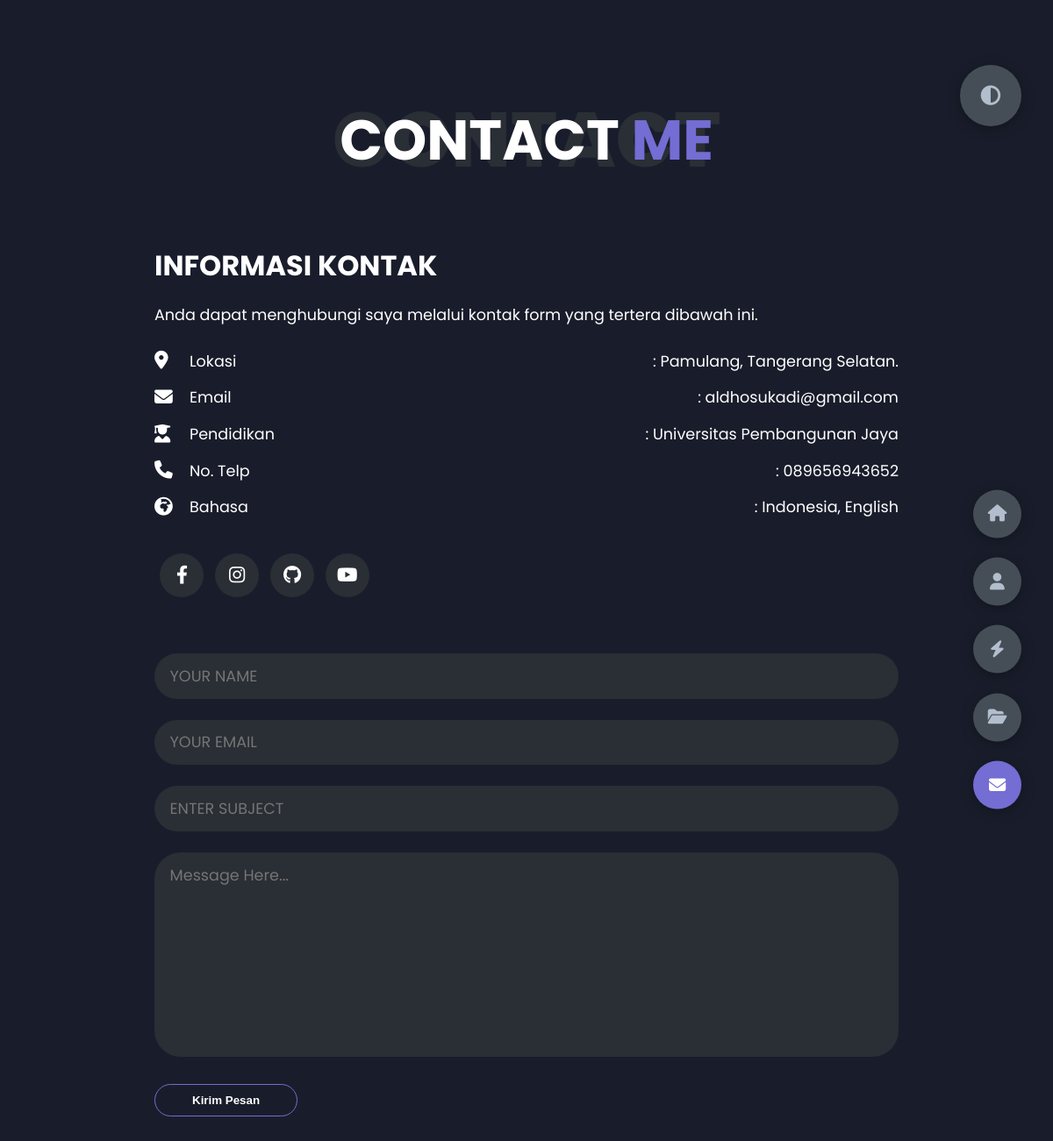
Screenshot of /?page=contact with the database file from the repository.
### tables this page shows
CREATE TABLE `contact_page` (
  `id_contact_page` int(11) NOT NULL,
  `judul_contact` varchar(20) NOT NULL,
  `sub_contact` text NOT NULL,
  `lokasi` text NOT NULL,
  `email` varchar(30) NOT NULL,
  `pendidikan` varchar(40) NOT NULL,
  `telp` varchar(13) NOT NULL,
  `bahasa` varchar(40) NOT NULL,
  `facebook` text NOT NULL,
  `instagram` text NOT NULL,
  `github` text NOT NULL,
  `youtube` text NOT NULL
);

### page/contact.php (the view, shortened to what this page needs)
<?php
    $sql = "SELECT * FROM contact_page";
    $query = mysqli_query($conn, $sql);
    $row_contact_page = mysqli_fetch_assoc($query);
?>
<link rel="stylesheet" href="assets/styles/toast.css">
<section class="container contact about active" id="contact">
    <div class="contact-container">
        <div class="main-title">
            <h2>Contact <span>Me</span><span class="bg-text">Contact</span></h2>
        </div>
        <div class="contact-content-con">
            <div class="left-contact">
                <h4><?= $row_contact_page['judul_contact'] ?></h4>
                <p>
                    <?= $row_contact_page['sub_contact'] ?>
                </p>
                <div class="contact-info">
                    <div class="contact-item">
                        <div class="icon">
                            <i class="fas fa-map-marker-alt"></i>
                            <span>Lokasi</span>
                        </div>
                        <p>
                            : <?= $row_contact_page['lokasi'] ?>
                        </p>
                    </div>
                    <div class="contact-item">
                        <div class="icon">
                            <i class="fas fa-envelope"></i>
                            <span>Email</span>
                        </div>
                        <p>
                            <span>: <?= $row_contact_page['email'] ?></span>
                        </p>
                    </div>
                    <div class="contact-item">
                        <div class="icon">
                            <i class="fas fa-user-graduate"></i>
                            <span>Pendidikan</span>
                        </div>
                        <p>
                            <span>: <?= $row_contact_page['pendidikan'] ?></span>
                        </p>
                    </div>
                    <div class="contact-item">
                        <div class="icon">
                            <i class="fas fa-phone"></i>
                            <span>No. Telp</span>
                        </div>
                        <p>
                            <span>: <?= $row_contact_page['telp'] ?></span>
                        </p>
                    </div>
                    <div class="contact-item">
                        <div class="icon">
                            <i class="fas fa-globe-africa"></i>
                            <span>Bahasa</span>
                        </div>
                        <p>
                            <span>: <?= $row_contact_page['bahasa'] ?></span>
                        </p>
                    </div>
                </div>
                <div class="contact-icons">
                    <div class="contact-icon">
                        <a href="https://<?= $row_contact_page['facebook'] ?>" target="_blank">
                            <i class="fab fa-facebook-f"></i>
                        </a>
                        <a href="https://<?= $row_contact_page['instagram'] ?>" target="_blank">
                            <i class="fab fa-instagram"></i>
                        </a>
                        <a href="https://<?= $row_contact_page['github'] ?>" target="_blank">
                            <i class="fab fa-github"></i>
                        </a>
                        <a href="https://<?= $row_contact_page['youtube'] ?>" target="_blank">
                            <i class="fab fa-youtube"></i>
                        </a>
                    </div>
                </div>
            </div>
            <div class="right-contact">
                <form action="page/input_contact.php" class="contact-form" method="post">
                    <div class="input-control i-c-2">
                        <input type="text" required placeholder="YOUR NAME" name="nama">
                        <input type="email" required placeholder="YOUR EMAIL" name="email">
                    </div>
                    <div class="input-control">
                        <input type="text" required placeholder="ENTER SUBJECT" name="subjek">
                    </div>
                    <div class="input-control">
                        <textarea name="pesan" id="" cols="15" rows="8" placeholder="Message Here..."></textarea>
                    </div>
                    <div class="submit-btn">
                        <button type="submit" class="main-btn" style="background-color:transparent; padding: 10px; cursor: pointer;">
                            <span class="btn-text">Kirim Pesan</span>
                        </button>
                    </div>
                </form>
            </div>
        </div>
    </div>
</section>

### rows the page displays
contact_page: judul_contact "INFORMASI KONTAK", sub_contact "Anda dapat menghubungi saya melalui kontak form yang tertera dibawah ini.", lokasi "Pamulang, Tangerang Selatan.", email "aldhosukadi@gmail.com", pendidikan "Universitas Pembangunan Jaya", telp "089656943652", bahasa "Indonesia, English"
